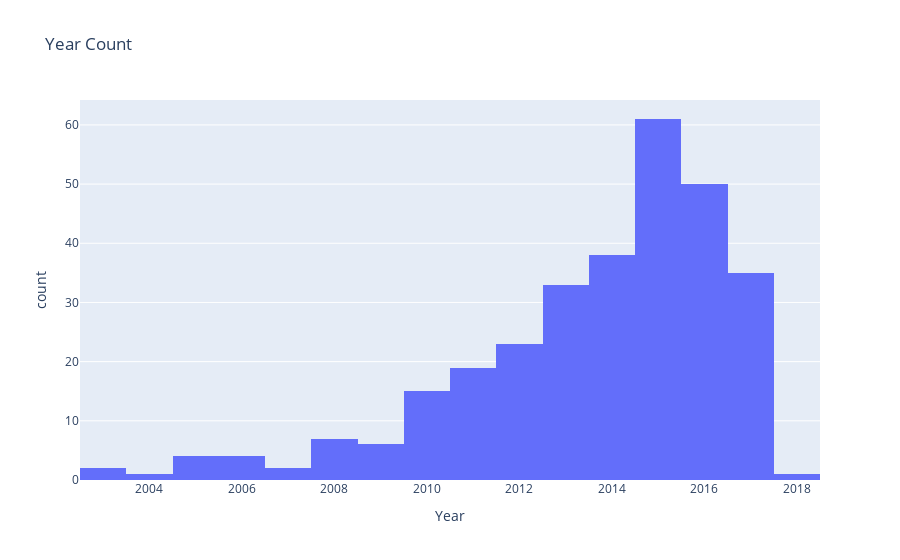

Notebook code for this chart:
### Markdown cell above
###### Year - Statistical Summary

### Code cell
px.histogram(df,x="Year",title="Year Count")

### Figure 1 — Plotly figure (JSON) as saved in the notebook; plotly's stock layout.template omitted (floating-point values rounded to 4 significant figures; data arrays with more than 128 entries replaced by an {"elided": "..."} marker saying what was removed)
{"data": [{"alignmentgroup": "True", "bingroup": "x", "hovertemplate": "Year=%{x}<br>count=%{y}<extra></extra>", "legendgroup": "", "marker": {"color": "#636efa", "pattern": {"shape": ""}}, "name": "", "offsetgroup": "", "orientation": "v", "showlegend": false, "x": {"elided": "301 int values"}, "xaxis": "x", "yaxis": "y", "type": "histogram"}], "layout": {"xaxis": {"anchor": "y", "domain": [0.0, 1.0], "title": {"text": "Year"}}, "yaxis": {"anchor": "x", "domain": [0.0, 1.0], "title": {"text": "count"}}, "legend": {"tracegroupgap": 0}, "title": {"text": "Year Count"}, "barmode": "relative"}}
